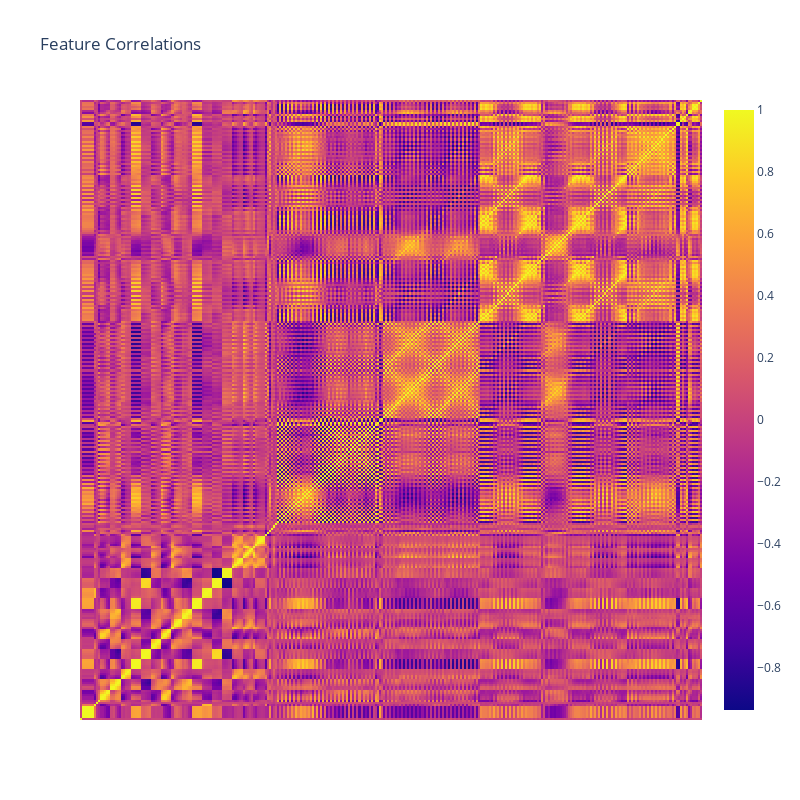

Notebook source saved alongside this figure:
### Markdown cell above
# 1
Exploratory data analysis: show covariation/correlations between the different variables of the dataset

### Code cell
covariance = df.cov()
correlation = df.corr()

fig = go.Figure(data=go.Heatmap(
    z=correlation,
    x=correlation.columns,
    y=correlation.index,
))
fig.update_layout(title='Feature Correlations', width=800, height=800, xaxis= {'visible': False}, yaxis= {'visible': False})
fig.write_html(str(output_folder / 'correlation.html'), include_plotlyjs='cnd', full_html=False)
fig.show()

### Figure 1 — Plotly figure (JSON) as saved in the notebook; plotly's stock layout.template omitted (floating-point values rounded to 4 significant figures; data arrays with more than 128 entries replaced by an {"elided": "..."} marker saying what was removed)
{"data": [{"type": "heatmap", "x": {"elided": "306 str values"}, "y": {"elided": "306 str values"}, "z": {"elided": "306x306 float values"}}], "layout": {"height": 800, "title": {"text": "Feature Correlations"}, "width": 800, "xaxis": {"visible": false}, "yaxis": {"visible": false}}}
